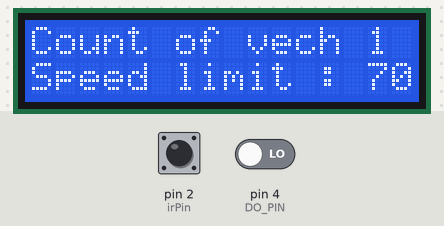
Bench run of a sketch on a simulated Arduino Uno, built with avr-gcc and run on an emulated ATmega328P. Parts: 16×2 character LCD. Inputs (shaded band) come from the test bench; at power-on: pin 4 (DO_PIN) LOW, pin 2 (irPin) HIGH. What the sketch prints to the serial monitor is not drawn.

Above: at 1.3 s.
1.4 s: pin 4 (DO_PIN) driven HIGH
At 2.8 s:
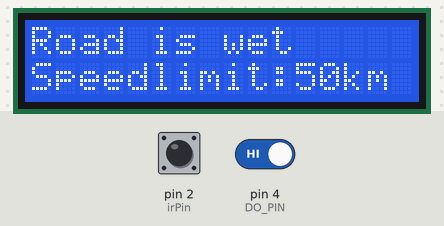
4.4 s: pin 2 (irPin) driven LOW
6.0 s: pin 4 (DO_PIN) driven LOW
At 6.7 s:
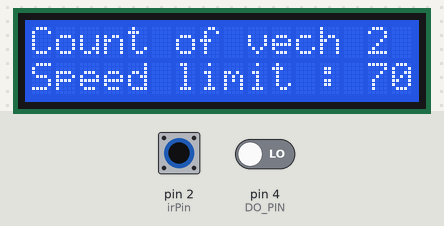
9.0 s: pin 2 (irPin) driven HIGH
10.5 s: pin 2 (irPin) driven LOW
At 11.4 s:
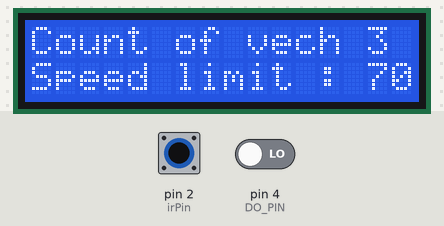
13.5 s: pin 2 (irPin) pulsed HIGH 5 times (0.12 s each, 0.3 s apart)
At 15.5 s:
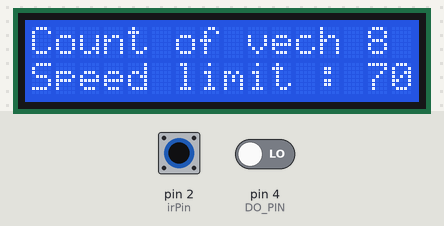
Timing chart, 0 to 17.0 s (numbered marks = the images above; inputs shaded):
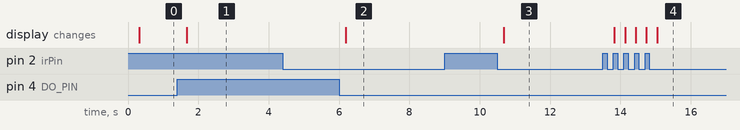

The sketch:

Digital_dynamic_signboard_and_traffic_control_system.ino
```cpp
#include <Wire.h>
#include <LiquidCrystal_I2C.h>
LiquidCrystal_I2C lcd(0x27, 16, 2);
int irPin = 2;
int count = 1;
int speedLimit = 70;
boolean state = true;
#define POWER_PIN 3
#define DO_PIN 4
void setup() {
  Serial.begin(9600);
  lcd.begin(16, 2);
  lcd.init();
  lcd.backlight();
pinMode(irPin, INPUT);
lcd.setCursor(0, 0);
  lcd.print("Count of vech : ");
  lcd.setCursor(0, 1);
  lcd.print("Speed limit : ");
  pinMode(POWER_PIN, OUTPUT);
}
void loop() {
  digitalWrite(POWER_PIN, HIGH);
  delay(10);
  int rain_state = digitalRead(DO_PIN);
digitalWrite(POWER_PIN, LOW);
  if (!digitalRead(irPin) && state) {
    count++;
    state = false;
 Serial.print("Count of vehicles: ");
    Serial.println(count);
      delay(100);
  }
 if (digitalRead(irPin)) {
    state = true;
    delay(100);
  }
 if (count == 60) {
    count = 1;
    delay(100);
  }
  for (int i = 1; i <= 60; i++) {
    if (count == i) {
      if (i < 30) {
        speedLimit = 70;
      } else if (i < 60) {
        speedLimit = 50;
      }
      break;
    }
  }
  lcd.setCursor(14, 0);
  lcd.print(count);
  lcd.setCursor(14, 1);
  lcd.print(speedLimit);
if (rain_state == HIGH) {
    lcd.clear();
    lcd.setCursor(0, 0);
    lcd.print("Road is wet");
    lcd.setCursor(0, 1);
    lcd.print("Speedlimit:50km      /h");
    delay(100);
  }
else {
  lcd.clear();
  lcd.setCursor(0, 0);
    lcd.print("Count of vech : ");
    lcd.setCursor(0, 1);
    lcd.print("Speed limit : ");
  lcd.setCursor(14, 0);
  lcd.print(count);
lcd.setCursor(14, 1);
  lcd.print(speedLimit);
}
}
```

Measured:
- after the input at 1.4 s, the display: changes after 0.27 s (image 1)
- after the input at 4.4 s, every drawn part: stays the same
- after the input at 6.0 s, the display: changes after 0.18 s (image 2)
- after the input at 9.0 s, every drawn part: stays the same
- after the input at 10.5 s, the display: changes after 0.19 s (image 3)
- after the input at 13.5 s, the display: first changes after 0.33 s (image 4 shows a later state)
